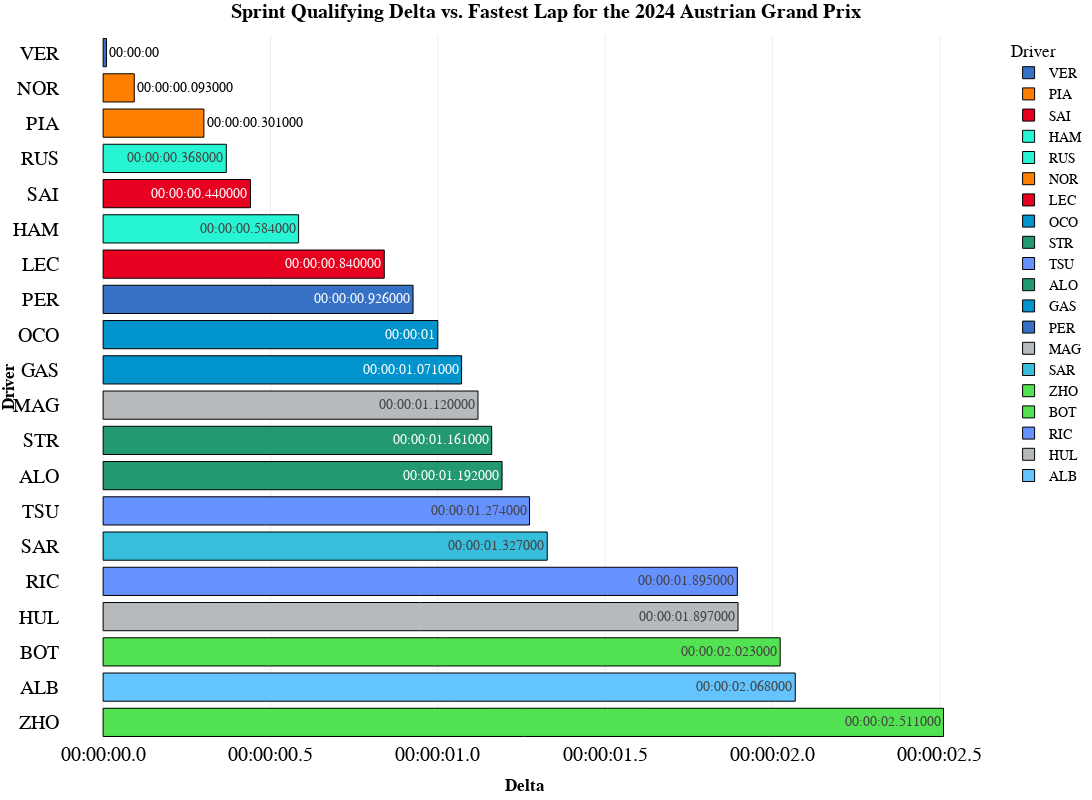

The code cell stored with this chart in its notebook:
### Code cell
fig=px.bar(
    track_fastest,
    y="Driver",
    x='LapTimeDelta',
    text='LapTimeDelta2',
    orientation='h',
    color='Driver',
    template="presentation",
    hover_data=['Team', 'Year', 'GP','LapTime', 'LapNumber','Sector1Time', 'Sector2Time', 'Sector3Time',
       'Compound', 'TyreLife', 'FreshTyre'],
    title="<b>Sprint Qualifying Delta vs. Fastest Lap for the {} {}</b>".format(year,gp),
    height=800, 
    width=1200,

color_discrete_map={
                 "ALB": "#64C4FF",
                 "ALO": "#229971",
                 "BOT": "#52e252",
                 "COL": "#37BEDD",
                 "GAS": "#0093cc",
                 "HAM": "#27F4D2",
                 "HUL": "#B6BABD",
                 "LEC": "#E80020",
                 "MAG": "#B6BABD",
                 "NOR": "#FF8000",
                 "OCO": "#0093cc",
                 "PER": "#3671C6",
                 "PIA": "#FF8000",
                 "RIC": "#6692FF",
                 "RUS": "#27F4D2",
                 "SAI": "#E80020",
                 "SAR": "#37BEDD",
                 "STR": "#229971",
                 "TSU": "#6692FF",
                 "VER": "#3671C6",
                 "ZHO": "#52e252"
                 }
)
fig.update_layout(
    yaxis = dict(tickfont = dict(size=20)),
    xaxis = dict(tickfont = dict(size=20)),

    xaxis_title="<b>Delta</b>",
    yaxis_title="<b>Driver</b>",
    title_font_family="<b>PT Sans Narrow</b>",

)

fig.update_layout(xaxis_tickformat='%H:%M:%S.%f')

fig.update_traces(marker_line_width=1,marker_line_color="BLACK")

fig.update_layout(yaxis={'categoryorder':'total descending'})

fig.update_traces(textposition='auto')

fig.update_layout(
    title_x=0.5,
    hoverlabel=dict(
        bgcolor="white",
        font_size=16,
        font_family="PT Sans Narrow"
    ),
    yaxis = dict(tickfont = dict(size=20)),
    xaxis = dict(tickfont = dict(size=20)),
    font=dict(
        family="PT Sans Narrow",
        size=14,
        color="Black"
    ),
    title_font_family="PT Sans Narrow",
    margin=dict(l=60, r=5, t=35, b=60),
)
fig.show()

### Figure 1 — Plotly figure (JSON) as saved in the notebook; plotly's stock layout.template omitted (floating-point values rounded to 4 significant figures)
{"data": [{"alignmentgroup": "True", "customdata": [["Red Bull Racing", 2024, "Austrian Grand Prix", "0 days 00:01:04.686000", 10, "0 days 00:00:16.332000", "0 days 00:00:28.950000", "0 days 00:00:19.404000", "SOFT", 2, "True"]], "hovertemplate": "Driver=%{y}<br>LapTimeDelta=%{x}<br>LapTimeDelta2=%{text}<br>Team=%{customdata[0]}<br>Year=%{customdata[1]}<br>GP=%{customdata[2]}<br>LapTime=%{customdata[3]}<br>LapNumber=%{customdata[4]}<br>Sector1Time=%{customdata[5]}<br>Sector2Time=%{customdata[6]}<br>Sector3Time=%{customdata[7]}<br>Compound=%{customdata[8]}<br>TyreLife=%{customdata[9]}<br>FreshTyre=%{customdata[10]}<extra></extra>", "legendgroup": "VER", "marker": {"color": "#3671C6", "line": {"color": "BLACK", "width": 1}, "pattern": {"shape": ""}}, "name": "VER", "offsetgroup": "VER", "orientation": "h", "showlegend": true, "text": ["00:00:00"], "textposition": "auto", "type": "bar", "x": ["1970-01-01T00:00:00.010000"], "xaxis": "x", "y": ["VER"], "yaxis": "y"}, {"alignmentgroup": "True", "customdata": [["McLaren", 2024, "Austrian Grand Prix", "0 days 00:01:04.987000", 13, "0 days 00:00:16.379000", "0 days 00:00:29.035000", "0 days 00:00:19.573000", "SOFT", 2, "True"]], "hovertemplate": "Driver=%{y}<br>LapTimeDelta=%{x}<br>LapTimeDelta2=%{text}<br>Team=%{customdata[0]}<br>Year=%{customdata[1]}<br>GP=%{customdata[2]}<br>LapTime=%{customdata[3]}<br>LapNumber=%{customdata[4]}<br>Sector1Time=%{customdata[5]}<br>Sector2Time=%{customdata[6]}<br>Sector3Time=%{customdata[7]}<br>Compound=%{customdata[8]}<br>TyreLife=%{customdata[9]}<br>FreshTyre=%{customdata[10]}<extra></extra>", "legendgroup": "PIA", "marker": {"color": "#FF8000", "line": {"color": "BLACK", "width": 1}, "pattern": {"shape": ""}}, "name": "PIA", "offsetgroup": "PIA", "orientation": "h", "showlegend": true, "text": ["00:00:00.301000"], "textposition": "auto", "type": "bar", "x": ["1970-01-01T00:00:00.301000"], "xaxis": "x", "y": ["PIA"], "yaxis": "y"}, {"alignmentgroup": "True", "customdata": [["Ferrari", 2024, "Austrian Grand Prix", "0 days 00:01:05.126000", 11, "0 days 00:00:16.494000", "0 days 00:00:28.971000", "0 days 00:00:19.661000", "SOFT", 2, "True"]], "hovertemplate": "Driver=%{y}<br>LapTimeDelta=%{x}<br>LapTimeDelta2=%{text}<br>Team=%{customdata[0]}<br>Year=%{customdata[1]}<br>GP=%{customdata[2]}<br>LapTime=%{customdata[3]}<br>LapNumber=%{customdata[4]}<br>Sector1Time=%{customdata[5]}<br>Sector2Time=%{customdata[6]}<br>Sector3Time=%{customdata[7]}<br>Compound=%{customdata[8]}<br>TyreLife=%{customdata[9]}<br>FreshTyre=%{customdata[10]}<extra></extra>", "legendgroup": "SAI", "marker": {"color": "#E80020", "line": {"color": "BLACK", "width": 1}, "pattern": {"shape": ""}}, "name": "SAI", "offsetgroup": "SAI", "orientation": "h", "showlegend": true, "text": ["00:00:00.440000"], "textposition": "auto", "type": "bar", "x": ["1970-01-01T00:00:00.440000"], "xaxis": "x", "y": ["SAI"], "yaxis": "y"}, {"alignmentgroup": "True", "customdata": [["Mercedes", 2024, "Austrian Grand Prix", "0 days 00:01:05.270000", 12, "0 days 00:00:16.408000", "0 days 00:00:29.306000", "0 days 00:00:19.556000", "SOFT", 2, "True"]], "hovertemplate": "Driver=%{y}<br>LapTimeDelta=%{x}<br>LapTimeDelta2=%{text}<br>Team=%{customdata[0]}<br>Year=%{customdata[1]}<br>GP=%{customdata[2]}<br>LapTime=%{customdata[3]}<br>LapNumber=%{customdata[4]}<br>Sector1Time=%{customdata[5]}<br>Sector2Time=%{customdata[6]}<br>Sector3Time=%{customdata[7]}<br>Compound=%{customdata[8]}<br>TyreLife=%{customdata[9]}<br>FreshTyre=%{customdata[10]}<extra></extra>", "legendgroup": "HAM", "marker": {"color": "#27F4D2", "line": {"color": "BLACK", "width": 1}, "pattern": {"shape": ""}}, "name": "HAM", "offsetgroup": "HAM", "orientation": "h", "showlegend": true, "text": ["00:00:00.584000"], "textposition": "auto", "type": "bar", "x": ["1970-01-01T00:00:00.584000"], "xaxis": "x", "y": ["HAM"], "yaxis": "y"}, {"alignmentgroup": "True", "customdata": [["Mercedes", 2024, "Austrian Grand Prix", "0 days 00:01:05.054000", 8, "0 days 00:00:16.425000", "0 days 00:00:29.009000", "0 days 00:00:19.620000", "SOFT", 2, "True"]], "hovertemplate": "Driver=%{y}<br>LapTimeDelta=%{x}<br>LapTimeDelta2=%{text}<br>Team=%{customdata[0]}<br>Year=%{customdata[1]}<br>GP=%{customdata[2]}<br>LapTime=%{customdata[3]}<br>LapNumber=%{customdata[4]}<br>Sector1Time=%{customdata[5]}<br>Sector2Time=%{customdata[6]}<br>Sector3Time=%{customdata[7]}<br>Compound=%{customdata[8]}<br>TyreLife=%{customdata[9]}<br>FreshTyre=%{customdata[10]}<extra></extra>", "legendgroup": "RUS", "marker": {"color": "#27F4D2", "line": {"color": "BLACK", "width": 1}, "pattern": {"shape": ""}}, "name": "RUS", "offsetgroup": "RUS", "orientation": "h", "showlegend": true, "text": ["00:00:00.368000"], "textposition": "auto", "type": "bar", "x": ["1970-01-01T00:00:00.368000"], "xaxis": "x", "y": ["RUS"], "yaxis": "y"}, {"alignmentgroup": "True", "customdata": [["McLaren", 2024, "Austrian Grand Prix", "0 days 00:01:04.779000", 12, "0 days 00:00:16.392000", "0 days 00:00:28.931000", "0 days 00:00:19.456000", "SOFT", 2, "True"]], "hovertemplate": "Driver=%{y}<br>LapTimeDelta=%{x}<br>LapTimeDelta2=%{text}<br>Team=%{customdata[0]}<br>Year=%{customdata[1]}<br>GP=%{customdata[2]}<br>LapTime=%{customdata[3]}<br>LapNumber=%{customdata[4]}<br>Sector1Time=%{customdata[5]}<br>Sector2Time=%{customdata[6]}<br>Sector3Time=%{customdata[7]}<br>Compound=%{customdata[8]}<br>TyreLife=%{customdata[9]}<br>FreshTyre=%{customdata[10]}<extra></extra>", "legendgroup": "NOR", "marker": {"color": "#FF8000", "line": {"color": "BLACK", "width": 1}, "pattern": {"shape": ""}}, "name": "NOR", "offsetgroup": "NOR", "orientation": "h", "showlegend": true, "text": ["00:00:00.093000"], "textposition": "auto", "type": "bar", "x": ["1970-01-01T00:00:00.093000"], "xaxis": "x", "y": ["NOR"], "yaxis": "y"}, {"alignmentgroup": "True", "customdata": [["Ferrari", 2024, "Austrian Grand Prix", "0 days 00:01:05.526000", 8, "0 days 00:00:16.629000", "0 days 00:00:29.164000", "0 days 00:00:19.733000", "MEDIUM", 2, "True"]], "hovertemplate": "Driver=%{y}<br>LapTimeDelta=%{x}<br>LapTimeDelta2=%{text}<br>Team=%{customdata[0]}<br>Year=%{customdata[1]}<br>GP=%{customdata[2]}<br>LapTime=%{customdata[3]}<br>LapNumber=%{customdata[4]}<br>Sector1Time=%{customdata[5]}<br>Sector2Time=%{customdata[6]}<br>Sector3Time=%{customdata[7]}<br>Compound=%{customdata[8]}<br>TyreLife=%{customdata[9]}<br>FreshTyre=%{customdata[10]}<extra></extra>", "legendgroup": "LEC", "marker": {"color": "#E80020", "line": {"color": "BLACK", "width": 1}, "pattern": {"shape": ""}}, "name": "LEC", "offsetgroup": "LEC", "orientation": "h", "showlegend": true, "text": ["00:00:00.840000"], "textposition": "auto", "type": "bar", "x": ["1970-01-01T00:00:00.840000"], "xaxis": "x", "y": ["LEC"], "yaxis": "y"}, {"alignmentgroup": "True", "customdata": [["Alpine", 2024, "Austrian Grand Prix", "0 days 00:01:05.686000", 8, "0 days 00:00:16.617000", "0 days 00:00:29.410000", "0 days 00:00:19.659000", "MEDIUM", 2, "True"]], "hovertemplate": "Driver=%{y}<br>LapTimeDelta=%{x}<br>LapTimeDelta2=%{text}<br>Team=%{customdata[0]}<br>Year=%{customdata[1]}<br>GP=%{customdata[2]}<br>LapTime=%{customdata[3]}<br>LapNumber=%{customdata[4]}<br>Sector1Time=%{customdata[5]}<br>Sector2Time=%{customdata[6]}<br>Sector3Time=%{customdata[7]}<br>Compound=%{customdata[8]}<br>TyreLife=%{customdata[9]}<br>FreshTyre=%{customdata[10]}<extra></extra>", "legendgroup": "OCO", "marker": {"color": "#0093cc", "line": {"color": "BLACK", "width": 1}, "pattern": {"shape": ""}}, "name": "OCO", "offsetgroup": "OCO", "orientation": "h", "showlegend": true, "text": ["00:00:01"], "textposition": "auto", "type": "bar", "x": ["1970-01-01T00:00:01"], "xaxis": "x", "y": ["OCO"], "yaxis": "y"}, {"alignmentgroup": "True", "customdata": [["Aston Martin", 2024, "Austrian Grand Prix", "0 days 00:01:05.847000", 7, "0 days 00:00:16.559000", "0 days 00:00:29.386000", "0 days 00:00:19.902000", "MEDIUM", 2, "True"]], "hovertemplate": "Driver=%{y}<br>LapTimeDelta=%{x}<br>LapTimeDelta2=%{text}<br>Team=%{customdata[0]}<br>Year=%{customdata[1]}<br>GP=%{customdata[2]}<br>LapTime=%{customdata[3]}<br>LapNumber=%{customdata[4]}<br>Sector1Time=%{customdata[5]}<br>Sector2Time=%{customdata[6]}<br>Sector3Time=%{customdata[7]}<br>Compound=%{customdata[8]}<br>TyreLife=%{customdata[9]}<br>FreshTyre=%{customdata[10]}<extra></extra>", "legendgroup": "STR", "marker": {"color": "#229971", "line": {"color": "BLACK", "width": 1}, "pattern": {"shape": ""}}, "name": "STR", "offsetgroup": "STR", "orientation": "h", "showlegend": true, "text": ["00:00:01.161000"], "textposition": "auto", "type": "bar", "x": ["1970-01-01T00:00:01.161000"], "xaxis": "x", "y": ["STR"], "yaxis": "y"}, {"alignmentgroup": "True", "customdata": [["RB", 2024, "Austrian Grand Prix", "0 days 00:01:05.960000", 8, "0 days 00:00:16.557000", "0 days 00:00:29.399000", "0 days 00:00:20.004000", "MEDIUM", 2, "True"]], "hovertemplate": "Driver=%{y}<br>LapTimeDelta=%{x}<br>LapTimeDelta2=%{text}<br>Team=%{customdata[0]}<br>Year=%{customdata[1]}<br>GP=%{customdata[2]}<br>LapTime=%{customdata[3]}<br>LapNumber=%{customdata[4]}<br>Sector1Time=%{customdata[5]}<br>Sector2Time=%{customdata[6]}<br>Sector3Time=%{customdata[7]}<br>Compound=%{customdata[8]}<br>TyreLife=%{customdata[9]}<br>FreshTyre=%{customdata[10]}<extra></extra>", "legendgroup": "TSU", "marker": {"color": "#6692FF", "line": {"color": "BLACK", "width": 1}, "pattern": {"shape": ""}}, "name": "TSU", "offsetgroup": "TSU", "orientation": "h", "showlegend": true, "text": ["00:00:01.274000"], "textposition": "auto", "type": "bar", "x": ["1970-01-01T00:00:01.274000"], "xaxis": "x", "y": ["TSU"], "yaxis": "y"}, {"alignmentgroup": "True", "customdata": [["Aston Martin", 2024, "Austrian Grand Prix", "0 days 00:01:05.878000", 8, "0 days 00:00:16.632000", "0 days 00:00:29.538000", "0 days 00:00:19.708000", "MEDIUM", 2, "True"]], "hovertemplate": "Driver=%{y}<br>LapTimeDelta=%{x}<br>LapTimeDelta2=%{text}<br>Team=%{customdata[0]}<br>Year=%{customdata[1]}<br>GP=%{customdata[2]}<br>LapTime=%{customdata[3]}<br>LapNumber=%{customdata[4]}<br>Sector1Time=%{customdata[5]}<br>Sector2Time=%{customdata[6]}<br>Sector3Time=%{customdata[7]}<br>Compound=%{customdata[8]}<br>TyreLife=%{customdata[9]}<br>FreshTyre=%{customdata[10]}<extra></extra>", "legendgroup": "ALO", "marker": {"color": "#229971", "line": {"color": "BLACK", "width": 1}, "pattern": {"shape": ""}}, "name": "ALO", "offsetgroup": "ALO", "orientation": "h", "showlegend": true, "text": ["00:00:01.192000"], "textposition": "auto", "type": "bar", "x": ["1970-01-01T00:00:01.192000"], "xaxis": "x", "y": ["ALO"], "yaxis": "y"}, {"alignmentgroup": "True", "customdata": [["Alpine", 2024, "Austrian Grand Prix", "0 days 00:01:05.757000", 8, "0 days 00:00:16.674000", "0 days 00:00:29.254000", "0 days 00:00:19.829000", "MEDIUM", 2, "True"]], "hovertemplate": "Driver=%{y}<br>LapTimeDelta=%{x}<br>LapTimeDelta2=%{text}<br>Team=%{customdata[0]}<br>Year=%{customdata[1]}<br>GP=%{customdata[2]}<br>LapTime=%{customdata[3]}<br>LapNumber=%{customdata[4]}<br>Sector1Time=%{customdata[5]}<br>Sector2Time=%{customdata[6]}<br>Sector3Time=%{customdata[7]}<br>Compound=%{customdata[8]}<br>TyreLife=%{customdata[9]}<br>FreshTyre=%{customdata[10]}<extra></extra>", "legendgroup": "GAS", "marker": {"color": "#0093cc", "line": {"color": "BLACK", "width": 1}, "pattern": {"shape": ""}}, "name": "GAS", "offsetgroup": "GAS", "orientation": "h", "showlegend": true, "text": ["00:00:01.071000"], "textposition": "auto", "type": "bar", "x": ["1970-01-01T00:00:01.071000"], "xaxis": "x", "y": ["GAS"], "yaxis": "y"}, {"alignmentgroup": "True", "customdata": [["Red Bull Racing", 2024, "Austrian Grand Prix", "0 days 00:01:05.612000", 8, "0 days 00:00:16.563000", "0 days 00:00:29.408000", "0 days 00:00:19.641000", "MEDIUM", 2, "True"]], "hovertemplate": "Driver=%{y}<br>LapTimeDelta=%{x}<br>LapTimeDelta2=%{text}<br>Team=%{customdata[0]}<br>Year=%{customdata[1]}<br>GP=%{customdata[2]}<br>LapTime=%{customdata[3]}<br>LapNumber=%{customdata[4]}<br>Sector1Time=%{customdata[5]}<br>Sector2Time=%{customdata[6]}<br>Sector3Time=%{customdata[7]}<br>Compound=%{customdata[8]}<br>TyreLife=%{customdata[9]}<br>FreshTyre=%{customdata[10]}<extra></extra>", "legendgroup": "PER", "marker": {"color": "#3671C6", "line": {"color": "BLACK", "width": 1}, "pattern": {"shape": ""}}, "name": "PER", "offsetgroup": "PER", "orientation": "h", "showlegend": true, "text": ["00:00:00.926000"], "textposition": "auto", "type": "bar", "x": ["1970-01-01T00:00:00.926000"], "xaxis": "x", "y": ["PER"], "yaxis": "y"}, {"alignmentgroup": "True", "customdata": [["Haas F1 Team", 2024, "Austrian Grand Prix", "0 days 00:01:05.806000", 7, "0 days 00:00:16.519000", "0 days 00:00:29.341000", "0 days 00:00:19.946000", "MEDIUM", 2, "True"]], "hovertemplate": "Driver=%{y}<br>LapTimeDelta=%{x}<br>LapTimeDelta2=%{text}<br>Team=%{customdata[0]}<br>Year=%{customdata[1]}<br>GP=%{customdata[2]}<br>LapTime=%{customdata[3]}<br>LapNumber=%{customdata[4]}<br>Sector1Time=%{customdata[5]}<br>Sector2Time=%{customdata[6]}<br>Sector3Time=%{customdata[7]}<br>Compound=%{customdata[8]}<br>TyreLife=%{customdata[9]}<br>FreshTyre=%{customdata[10]}<extra></extra>", "legendgroup": "MAG", "marker": {"color": "#B6BABD", "line": {"color": "BLACK", "width": 1}, "pattern": {"shape": ""}}, "name": "MAG", "offsetgroup": "MAG", "orientation": "h", "showlegend": true, "text": ["00:00:01.120000"], "textposition": "auto", "type": "bar", "x": ["1970-01-01T00:00:01.120000"], "xaxis": "x", "y": ["MAG"], "yaxis": "y"}, {"alignmentgroup": "True", "customdata": [["Williams", 2024, "Austrian Grand Prix", "0 days 00:01:06.013000", 8, "0 days 00:00:16.595000", "0 days 00:00:29.359000", "0 days 00:00:20.059000", "MEDIUM", 2, "True"]], "hovertemplate": "Driver=%{y}<br>LapTimeDelta=%{x}<br>LapTimeDelta2=%{text}<br>Team=%{customdata[0]}<br>Year=%{customdata[1]}<br>GP=%{customdata[2]}<br>LapTime=%{customdata[3]}<br>LapNumber=%{customdata[4]}<br>Sector1Time=%{customdata[5]}<br>Sector2Time=%{customdata[6]}<br>Sector3Time=%{customdata[7]}<br>Compound=%{customdata[8]}<br>TyreLife=%{customdata[9]}<br>FreshTyre=%{customdata[10]}<extra></extra>", "legendgroup": "SAR", "marker": {"color": "#37BEDD", "line": {"color": "BLACK", "width": 1}, "pattern": {"shape": ""}}, "name": "SAR", "offsetgroup": "SAR", "orientation": "h", "showlegend": true, "text": ["00:00:01.327000"], "textposition": "auto", "type": "bar", "x": ["1970-01-01T00:00:01.327000"], "xaxis": "x", "y": ["SAR"], "yaxis": "y"}, {"alignmentgroup": "True", "customdata": [["Kick Sauber", 2024, "Austrian Grand Prix", "0 days 00:01:07.197000", 5, "0 days 00:00:16.825000", "0 days 00:00:30.038000", "0 days 00:00:20.334000", "MEDIUM", 5, "False"]], "hovertemplate": "Driver=%{y}<br>LapTimeDelta=%{x}<br>LapTimeDelta2=%{text}<br>Team=%{customdata[0]}<br>Year=%{customdata[1]}<br>GP=%{customdata[2]}<br>LapTime=%{customdata[3]}<br>LapNumber=%{customdata[4]}<br>Sector1Time=%{customdata[5]}<br>Sector2Time=%{customdata[6]}<br>Sector3Time=%{customdata[7]}<br>Compound=%{customdata[8]}<br>TyreLife=%{customdata[9]}<br>FreshTyre=%{customdata[10]}<extra></extra>", "legendgroup": "ZHO", "marker": {"color": "#52e252", "line": {"color": "BLACK", "width": 1}, "pattern": {"shape": ""}}, "name": "ZHO", "offsetgroup": "ZHO", "orientation": "h", "showlegend": true, "text": ["00:00:02.511000"], "textposition": "auto", "type": "bar", "x": ["1970-01-01T00:00:02.511000"], "xaxis": "x", "y": ["ZHO"], "yaxis": "y"}, {"alignmentgroup": "True", "customdata": [["Kick Sauber", 2024, "Austrian Grand Prix", "0 days 00:01:06.709000", 5, "0 days 00:00:16.821000", "0 days 00:00:29.693000", "0 days 00:00:20.195000", "MEDIUM", 5, "False"]], "hovertemplate": "Driver=%{y}<br>LapTimeDelta=%{x}<br>LapTimeDelta2=%{text}<br>Team=%{customdata[0]}<br>Year=%{customdata[1]}<br>GP=%{customdata[2]}<br>LapTime=%{customdata[3]}<br>LapNumber=%{customdata[4]}<br>Sector1Time=%{customdata[5]}<br>Sector2Time=%{customdata[6]}<br>Sector3Time=%{customdata[7]}<br>Compound=%{customdata[8]}<br>TyreLife=%{customdata[9]}<br>FreshTyre=%{customdata[10]}<extra></extra>", "legendgroup": "BOT", "marker": {"color": "#52e252", "line": {"color": "BLACK", "width": 1}, "pattern": {"shape": ""}}, "name": "BOT", "offsetgroup": "BOT", "orientation": "h", "showlegend": true, "text": ["00:00:02.023000"], "textposition": "auto", "type": "bar", "x": ["1970-01-01T00:00:02.023000"], "xaxis": "x", "y": ["BOT"], "yaxis": "y"}, {"alignmentgroup": "True", "customdata": [["RB", 2024, "Austrian Grand Prix", "0 days 00:01:06.581000", 5, "0 days 00:00:16.652000", "0 days 00:00:29.819000", "0 days 00:00:20.110000", "MEDIUM", 5, "False"]], "hovertemplate": "Driver=%{y}<br>LapTimeDelta=%{x}<br>LapTimeDelta2=%{text}<br>Team=%{customdata[0]}<br>Year=%{customdata[1]}<br>GP=%{customdata[2]}<br>LapTime=%{customdata[3]}<br>LapNumber=%{customdata[4]}<br>Sector1Time=%{customdata[5]}<br>Sector2Time=%{customdata[6]}<br>Sector3Time=%{customdata[7]}<br>Compound=%{customdata[8]}<br>TyreLife=%{customdata[9]}<br>FreshTyre=%{customdata[10]}<extra></extra>", "legendgroup": "RIC", "marker": {"color": "#6692FF", "line": {"color": "BLACK", "width": 1}, "pattern": {"shape": ""}}, "name": "RIC", "offsetgroup": "RIC", "orientation": "h", "showlegend": true, "text": ["00:00:01.895000"], "textposition": "auto", "type": "bar", "x": ["1970-01-01T00:00:01.895000"], "xaxis": "x", "y": ["RIC"], "yaxis": "y"}, {"alignmentgroup": "True", "customdata": [["Haas F1 Team", 2024, "Austrian Grand Prix", "0 days 00:01:06.583000", 5, "0 days 00:00:16.779000", "0 days 00:00:29.672000", "0 days 00:00:20.132000", "MEDIUM", 5, "False"]], "hovertemplate": "Driver=%{y}<br>LapTimeDelta=%{x}<br>LapTimeDelta2=%{text}<br>Team=%{customdata[0]}<br>Year=%{customdata[1]}<br>GP=%{customdata[2]}<br>LapTime=%{customdata[3]}<br>LapNumber=%{customdata[4]}<br>Sector1Time=%{customdata[5]}<br>Sector2Time=%{customdata[6]}<br>Sector3Time=%{customdata[7]}<br>Compound=%{customdata[8]}<br>TyreLife=%{customdata[9]}<br>FreshTyre=%{customdata[10]}<extra></extra>", "legendgroup": "HUL", "marker": {"color": "#B6BABD", "line": {"color": "BLACK", "width": 1}, "pattern": {"shape": ""}}, "name": "HUL", "offsetgroup": "HUL", "orientation": "h", "showlegend": true, "text": ["00:00:01.897000"], "textposition": "auto", "type": "bar", "x": ["1970-01-01T00:00:01.897000"], "xaxis": "x", "y": ["HUL"], "yaxis": "y"}, {"alignmentgroup": "True", "customdata": [["Williams", 2024, "Austrian Grand Prix", "0 days 00:01:06.754000", 5, "0 days 00:00:16.634000", "0 days 00:00:29.958000", "0 days 00:00:20.162000", "MEDIUM", 5, "True"]], "hovertemplate": "Driver=%{y}<br>LapTimeDelta=%{x}<br>LapTimeDelta2=%{text}<br>Team=%{customdata[0]}<br>Year=%{customdata[1]}<br>GP=%{customdata[2]}<br>LapTime=%{customdata[3]}<br>LapNumber=%{customdata[4]}<br>Sector1Time=%{customdata[5]}<br>Sector2Time=%{customdata[6]}<br>Sector3Time=%{customdata[7]}<br>Compound=%{customdata[8]}<br>TyreLife=%{customdata[9]}<br>FreshTyre=%{customdata[10]}<extra></extra>", "legendgroup": "ALB", "marker": {"color": "#64C4FF", "line": {"color": "BLACK", "width": 1}, "pattern": {"shape": ""}}, "name": "ALB", "offsetgroup": "ALB", "orientation": "h", "showlegend": true, "text": ["00:00:02.068000"], "textposition": "auto", "type": "bar", "x": ["1970-01-01T00:00:02.068000"], "xaxis": "x", "y": ["ALB"], "yaxis": "y"}], "layout": {"barmode": "relative", "font": {"color": "Black", "family": "PT Sans Narrow", "size": 14}, "height": 800, "hoverlabel": {"bgcolor": "white", "font": {"family": "PT Sans Narrow", "size": 16}}, "legend": {"title": {"text": "Driver"}, "tracegroupgap": 0}, "margin": {"b": 60, "l": 60, "r": 5, "t": 35}, "title": {"font": {"family": "PT Sans Narrow"}, "text": "<b>Sprint Qualifying Delta vs. Fastest Lap for the 2024 Austrian Grand Prix</b>", "x": 0.5}, "width": 1200, "xaxis": {"anchor": "y", "domain": [0, 1], "tickfont": {"size": 20}, "tickformat": "%H:%M:%S.%f", "title": {"text": "<b>Delta</b>"}}, "yaxis": {"anchor": "x", "categoryarray": ["ALB", "HUL", "RIC", "BOT", "ZHO", "SAR", "MAG", "PER", "GAS", "ALO", "TSU", "STR", "OCO", "LEC", "NOR", "RUS", "HAM", "SAI", "PIA", "VER"], "categoryorder": "total descending", "domain": [0, 1], "tickfont": {"size": 20}, "title": {"text": "<b>Driver</b>"}}}}
